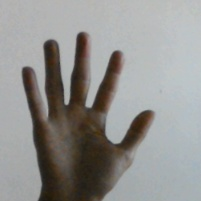
%> input picture images/hand.jpg, 201 x 201 px
$ octave P8_2_detecting_boundary_of_an_image.m   (GNU Octave 9; MATLAB toolbox functions it lacks are replaced by stand-ins)
%> lines starting %> are read from the running program, lines starting %| are printed output that depends on the picture; in (x1, y1, x2, y2) boxes, pixels count from 0 and x2, y2 are one past the last pixel; in counts of white or black regions, pixels touching at a corner belong together; the program's own positions count from 1
I = imread('C:\Program Files\scilab-6.1.1\IPCV\images\hand.jpg');
%> I is the input picture: size 201x201x3 uint8; mean R, G, B 145.9, 145.2, 142.8
imshow(I);
BW = im2bw(I);
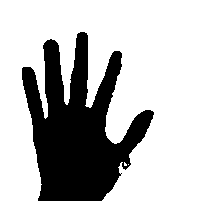
%> BW: size 201x201 logical; 71.3% white; 1 black region, box (x1, y1, x2, y2) and area: (22, 32, 154, 201) 11582
imshow(BW);
dim = size(BW);
%> dim = [201 201]
col = round(dim(2)/2)-90;
%> col = 11
row = min(find(BW(:,col)));
%> row = 1
boundary = bwtraceboundary(BW,[row, col],'N');
%> boundary = 1554 rows, first 12: [1 11; 1 12; 1 13; 1 14; 1 15; 1 16; 1 17; 1 18; 1 19; 1 20; 1 21; 1 22]
imshow(I)
hold on;
plot(boundary(:,2),boundary(:,1),'g','LineWidth',3);
BW_filled = imfill(BW,'holes');
%> BW_filled: size 201x201 logical; 71.3% white; 1 black region, box (x1, y1, x2, y2) and area: (22, 32, 154, 201) 11581
boundaries = bwboundaries(BW_filled);
%> boundaries = 3 boundaries; box (x1, y1, x2, y2) and points: (0, 0, 201, 201) 1554, (124, 162, 127, 166) 9, (128, 164, 129, 165) 2
for k=1:10
%> (the run ends here)

$ run again, with images/coins2.jpg copied over images/hand.jpg
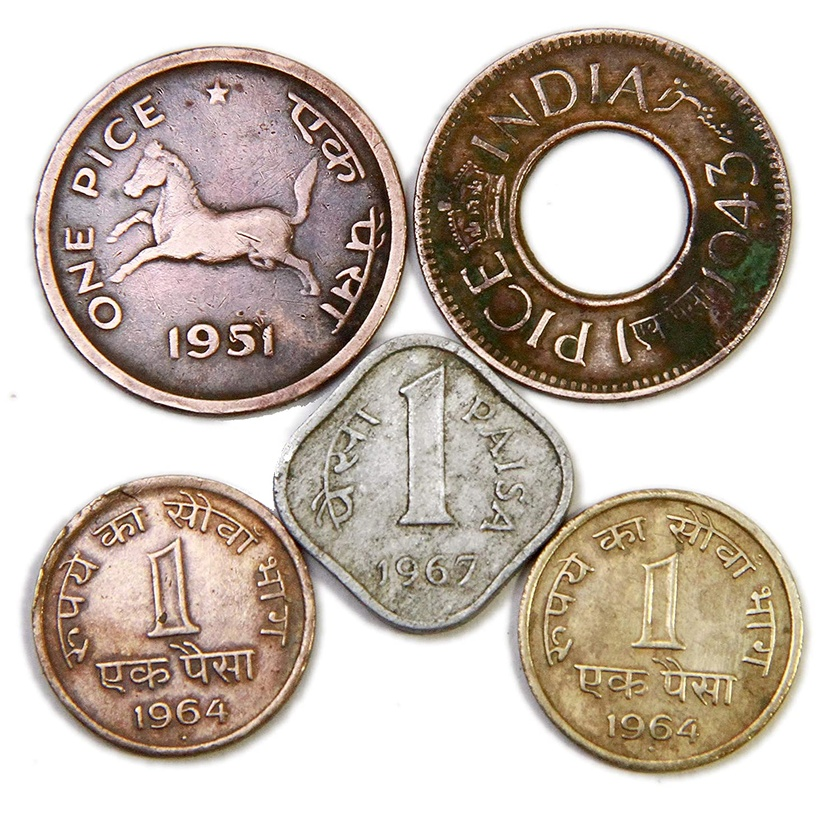
%> input picture images/coins2.jpg, 840 x 840 px, shrunk from 1500 x 1500 before the run
%> I is the input picture: size 840x840x3 uint8; mean R, G, B 195.6, 183.6, 173.2
%> `BW = im2bw(I);`:
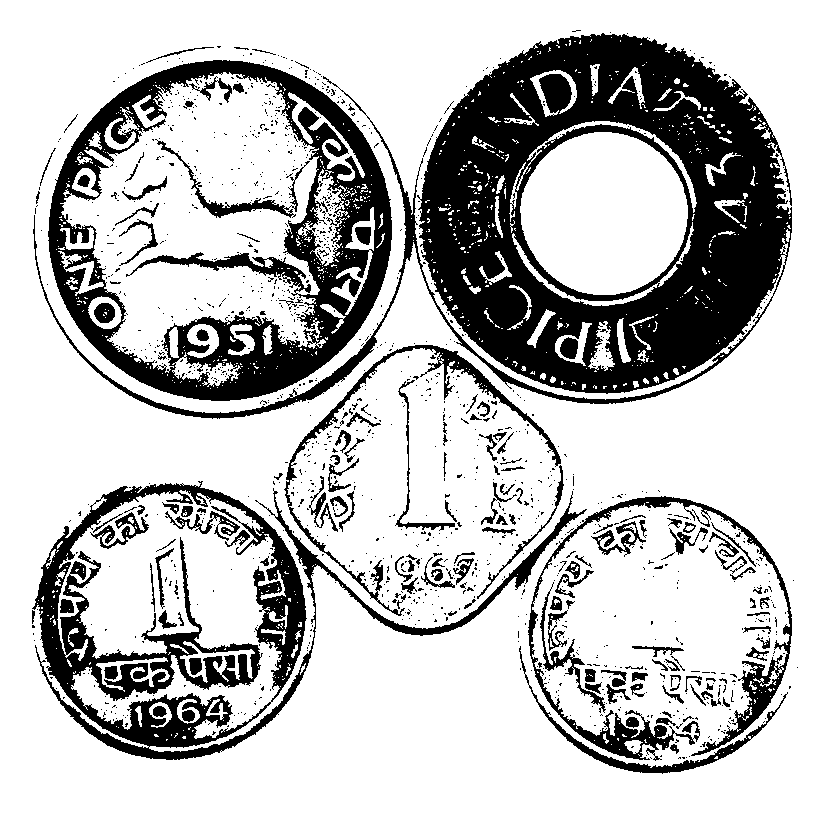
%> BW: size 840x840 logical; 75.9% white; 1328 black regions (1177 under 20 px), largest, box (x1, y1, x2, y2) and area: (33, 33, 792, 419) 78137, (48, 60, 392, 401) 34089, (32, 481, 587, 760) 26083
%> row = 1
%> BW_filled: size 840x840 logical; every value is 1
%> boundaries = 1 boundary; box (x1, y1, x2, y2) and points: (0, 0, 840, 840) 3357
